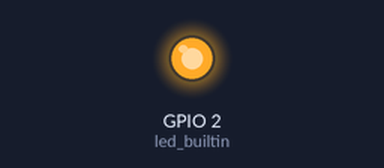
Recording of a program running on a simulated ESP32. On the bench: output pins drawn as LEDs (lit = HIGH). What the program prints to the serial monitor is not drawn.

Above: at 0.7 s.
At 4.4 s:
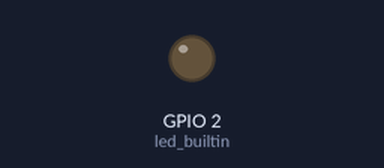
Timing chart, 0 to 6.9 s (numbered marks = the images above):
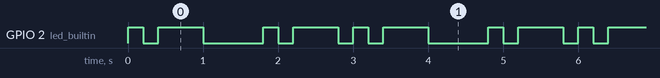

Measured:
- by itself, GPIO 2 (led_builtin): repeats every 3.0 s: LOW 0.20 s, HIGH 0.60 s, LOW 0.80 s, HIGH 0.20 s, LOW 0.20 s, HIGH 0.60 s, LOW 0.20 s, HIGH 0.20 s
- by itself, everything shown: repeats every 3.0 s, in 8 steps

The program:

main.cpp
```cpp
#include <Arduino.h>

/*
nome file: codiceMorse2
data: 02-10-2025
autore: alessio ferrari
testo del problema: Codificare in Morse una lettera dell'alfabeto a scelta e visualizzare la
                    codifica sul led built-in e sul Monitor Seriale
ipotesi aggiuntive/analisi del problema: Viene codificata la lettera A.
                    La durata del punto è di 200 ms, la linea 600 ms.
                    Lo spazio tra lettere è di 600 ms (equivalente a 3 punti)
                    Utilizzo funzioni per punto, linea e spazio
*/


void setup() {
  Serial.begin(9600);
  Serial.println("Codice Morse");
  pinMode(2, OUTPUT); // led builtin
}

  /***
   * funzione per punto
   */
  void punto() {
    digitalWrite(2, HIGH);
    Serial.print(".");
    delay(200); // durata
    digitalWrite(2, LOW); // spengo il led
    delay(200);
  }

  /***
   * funzione per linea (equiv. di 3 punti)
   */
  void linea() {
    digitalWrite(2, HIGH);
    Serial.print("-");
    delay(600); // durata
    digitalWrite(2, LOW);
    delay(200);
  }

  /***
   * funzione per spazio
   * param: durata in ms
   */
  void spazio(int durata) {
    Serial.print(" ");
    delay(durata);
  }

void loop() {
  Serial.println("\nLettera A:");
  punto();
  linea();
  spazio(600); // spazio tra lettere
  Serial.println("\nLettera A:");
  punto();
  linea();

}
```
